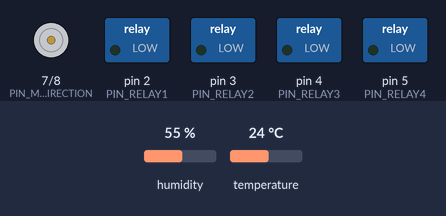
Recording of a program running on a simulated Arduino Uno, built with avr-gcc and run on an emulated ATmega328P. Parts: direction and speed pins drawn as motors (green arrow = direction pin HIGH = forward, orange = LOW = backward, longer = more drive), switched loads named in the program (green lamp = pin HIGH). The inputs (shaded band) are chosen by the test bench; at power-on: temperature 24 °C, humidity 55 %. WiFi joins after 1.5 s; servers stay silent unless stated; no MQTT or app messages arrive unless stated; not simulated (calls return 0 or success): secret.h; what the program prints to the serial monitor is not drawn.

Above: at 2.7 s.
2.8 s: temperature set to 28 °C
At 5.8 s:
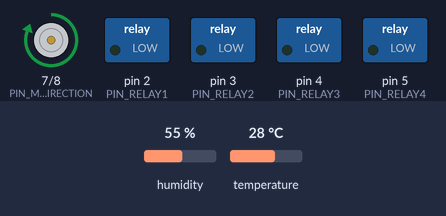
12.5 s: temperature set to 25.6 °C
19.4 s: temperature set to 24.2 °C
At 21.8 s:
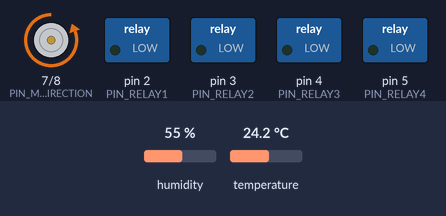
31.5 s: temperature set to 17.3 °C
38.4 s: temperature set to 16.5 °C
45.3 s: temperature set to 19 °C
Timing chart, 0 to 58.4 s (numbered marks = the images above; inputs shaded):
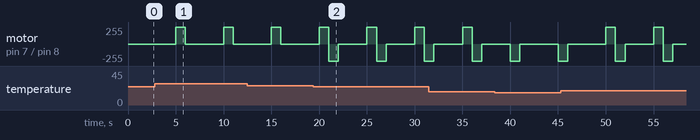

Measured:
- the behaviour switches between 25 and 24.9 °C on temperature (found by bisection; images 1 and 2)

The program:

main.cpp
```cpp
#include <Arduino.h>
#include "DHT.h"

#include <SPI.h>
#include <Ethernet.h>
#include <PubSubClient.h>

#include <secret.h>

DHT dht;
const int PIN_DHT = 6;
const int PIN_RELAY1 = 2;
const int PIN_RELAY2 = 3;
const int PIN_RELAY3 = 4;
const int PIN_RELAY4 = 5;

const int PIN_MOTOR_DIRECTION = 7;
const int PIN_MOTOR_SPEED = 8;

// Setup the ethernet / mqtt conection
EthernetClient ethClient;
PubSubClient mqttClient;
uint8_t mac[6] = {0x00, 0x01, 0x02, 0x03, 0x04, 0x06};
String ip = "";

#define TOPIC_ROOF "garden/greenhouse/roof/"
#define TOPIC_TEMP "garden/greenhouse/temperature"
#define TOPIC_HUMIDITY "garden/greenhouse/humidity"

#define TEMP_MIN 25
#define TEMP_MAX 16
unsigned long UPDATE_DELAY = 5000;      // 5 mins

// void mqttCallback(char* topic, byte* payload, unsigned int length) {
//   char msgBuffer[20];
//   // I am only using one ascii character as command, so do not need to take an entire word as payload
//   // However, if you want to send full word commands, uncomment the next line and use for string comparison
//   // payload[length]='\0';// terminate string with 0
//   // String strPayload = String((char*)payload);  // convert to string
//   // Serial.println(strPayload);
//   Serial.print("Message arrived [");
//   Serial.print(topic);
//   Serial.print("] ");//MQTT_BROKER
//   for (int i = 0; i < length; i++) {
//     Serial.print((char)payload[i]);
//   }
//   Serial.println();
//   Serial.println(payload[0]);

//   // Examine only the first character of the message
//   if (payload[0] == 49)             // Message "1" in ASCII (turn output ON)
//   {
//     digitalWrite(LED_BUILTIN, HIGH);
//   } else if (payload[0] == 48)      // Message "0" in ASCII (turn output OFF)
//   {
//     digitalWrite(LED_BUILTIN, LOW);
//   } else if (payload[0] == 50)
//   {
//     mqttClient.publish("home/br/nb/ip", ip.c_str());// publish IP nr
//   } else {
//     Serial.println("Unknown value");
//     mqttClient.publish("home/br/nb", "Syntax Error");
//   }
// }

void reconnect() {
  // Loop until we're reconnected
  while (!mqttClient.connected()) {
    Serial.print("Attempting MQTT connection...");
    // Attempt to connect
    if (mqttClient.connect("arduinoClient1234")) {
      Serial.println("connected");
      // Once connected, publish an announcement...
      // mqttClient.publish("outTopic","hello world");
      // ... and resubscribe
      // mqttClient.subscribe("inTopic");
    } else {
      Serial.print("failed, rc=");
      Serial.print(mqttClient.state());
      Serial.println(" try again in 5 seconds");
      // Wait 5 seconds before retrying
      delay(20000);
    }
  }
}

void setup() {
  Serial.begin(9600);

  dht.setup(PIN_DHT); // data pin 2

  // Setup relay pins and initially close
  pinMode(PIN_RELAY1, OUTPUT);
  pinMode(PIN_RELAY2, OUTPUT);
  pinMode(PIN_RELAY3, OUTPUT);
  pinMode(PIN_RELAY4, OUTPUT);
  // digitalWrite(PIN_RELAY1, HIGH);
  // digitalWrite(PIN_RELAY2, LOW);
  // digitalWrite(PIN_RELAY3, LOW);
  // digitalWrite(PIN_RELAY4, LOW);

  pinMode(PIN_MOTOR_DIRECTION, OUTPUT);
  pinMode(PIN_MOTOR_SPEED, OUTPUT);

  // setup ethernet communication using DHCP
  if (Ethernet.begin(mac) == 0) {
    //Serial.println(F("Unable to configure Ethernet using DHCP"));
    for (;;);
  }

  Serial.println(F("Ethernet configured via DHCP"));
  Serial.print("IP address: ");
  Serial.println(Ethernet.localIP());
  Serial.println();
  //convert ip Array into String
  ip = String (Ethernet.localIP()[0]);
  ip = ip + ".";
  ip = ip + String (Ethernet.localIP()[1]);
  ip = ip + ".";
  ip = ip + String (Ethernet.localIP()[2]);
  ip = ip + ".";
  ip = ip + String (Ethernet.localIP()[3]);
  Serial.println(ip);

  // setup mqtt client
  mqttClient.setClient(ethClient);
  mqttClient.setServer(MQTT_SERVER, 1883);
  mqttClient.connect("greenhouseArduino");
  // mqttClient.setCallback(mqttCallback);
  // mqttClient.publish("home/br/nb/ip", ip.c_str());

    Serial.println("Setup complete");
}

void open_roof(int time){
  mqttClient.publish(TOPIC_ROOF, "OPEN");
  digitalWrite(PIN_MOTOR_DIRECTION, HIGH);
  digitalWrite(PIN_MOTOR_SPEED, HIGH);
  delay(time * 1000);
  digitalWrite(PIN_MOTOR_SPEED, LOW);
}

void close_roof(int time){
  mqttClient.publish(TOPIC_ROOF, "OPEN");
  digitalWrite(PIN_MOTOR_DIRECTION, LOW);
  digitalWrite(PIN_MOTOR_SPEED, HIGH);
  delay(time * 1000);
  digitalWrite(PIN_MOTOR_SPEED, LOW);
}

void adjust_roof(unsigned long temp, unsigned long humidity){
  if (temp > TEMP_MAX) {
    open_roof(1);
  }

  if (temp < TEMP_MIN){
    close_roof(1);
  }
}

unsigned long LAST_UPDATE_TIME = 0;

void loop() {
  if (!mqttClient.connected()) {
    reconnect();
  }

  unsigned long current_time = millis();

  if ((current_time - LAST_UPDATE_TIME) > UPDATE_DELAY) {
    // Publish the humidity and temp
    float humidity = dht.getHumidity();
    float temperature = dht.getTemperature();

    char temp_str[5];
    dtostrf(temperature, 5, 2, temp_str);
    mqttClient.publish(TOPIC_TEMP, temp_str);

    temp_str[0] = 0;
    dtostrf(humidity, 5, 2, temp_str);
    mqttClient.publish(TOPIC_HUMIDITY, temp_str);

    // Handle the roof
    adjust_roof(temperature, humidity);

    // save the current time
    LAST_UPDATE_TIME = current_time;
  }

  mqttClient.loop();
}
```
